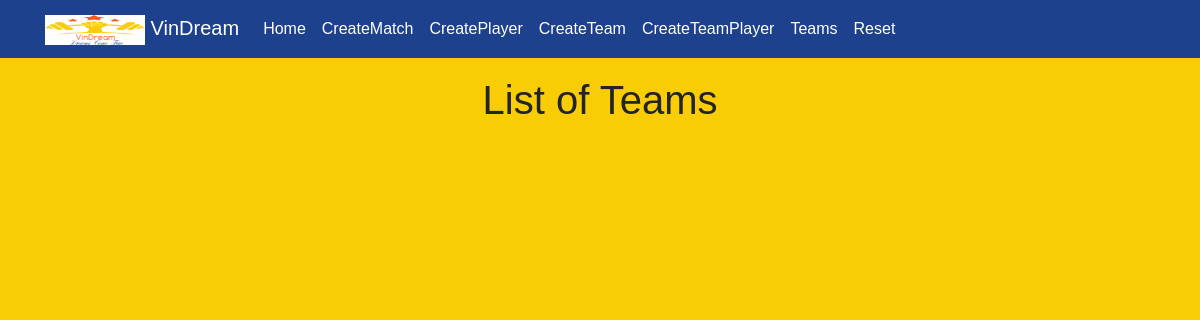
The app's page /vd/TeamDetail/, older data.
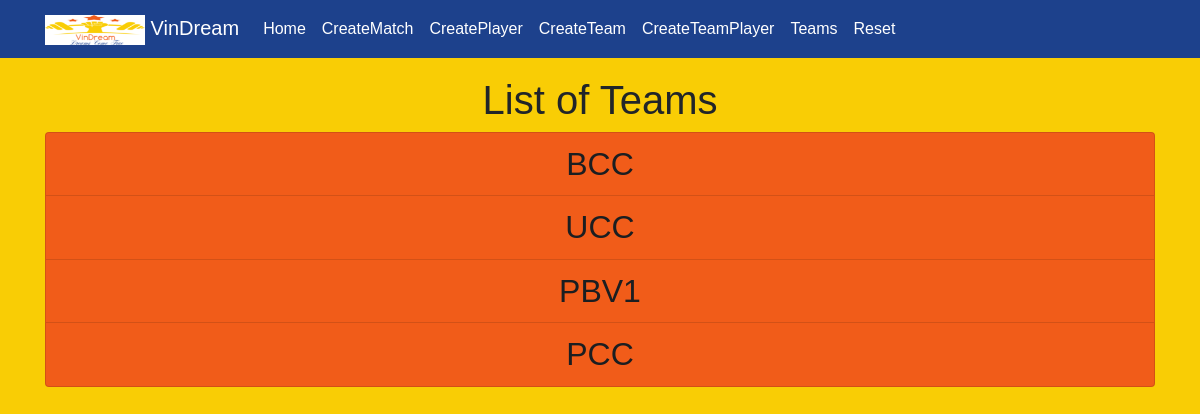
The same page, newer data.
### TeamPicker/models.py (models this page shows, shortened)
class Team(models.Model):
    Team = models.CharField(max_length=264, unique=True)

### TeamPicker/views.py (the view)
# urls.py: path('TeamDetail/', views.TeamListView.as_view(), name="Team"),
class TeamListView(ListView):
    model = Team

### TeamPicker/templates/TeamPicker/team_list.html (shortened to what this page needs)
{% extends 'TeamPicker/TeamPicker_base.html' %}
{% block body_block %}
<h1>
  List of Teams
</h1>
<h2>
  <div class="list-group">
    {% for i in team_list %}
    <a style="background:rgb(241, 92,25)" href="{{ i.id }}" class="list-group-item list-group-item-action list-group-item-dark">
    {{ i.Team }}
    </a>
    {% endfor %}
  </div>
</h2>
{% endblock %}

Row changes from the older to the newer data that the page shows:
added Team: Team "BCC"
added Team: Team "UCC"
added Team: Team "PBV1"
added Team: Team "PCC"
